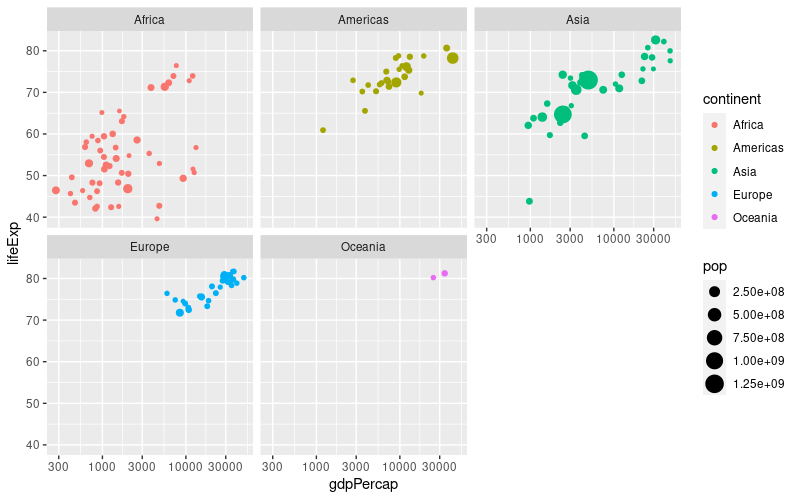

Reproduce this figure in R.
library(tidyverse)

# Load gapminder data
library(gapminder)

# Examine the data
glimpse(gapminder)

# What years are in the data?
levels(factor(gapminder$year))

# Add a new column
gapminder %>%
  mutate(lifeExpMonths = lifeExp * 12)

# Use summarize to perform aggregations
gapminder %>%
  group_by(continent) %>%
  summarize(total_pop = sum(pop))

# Save a new table, filter and arrange data as needed
gap_2007 <- gapminder %>%
  filter(year == 2007) %>%
  arrange(desc(pop))

# Plot lifeExp described by gdpPercap
# Color and facet by continent, set size to population
ggplot(gap_2007, aes(x = gdpPercap, y = lifeExp, color = continent, size = pop)) +
  geom_point() +
  scale_x_log10() +
  facet_wrap(~continent)
